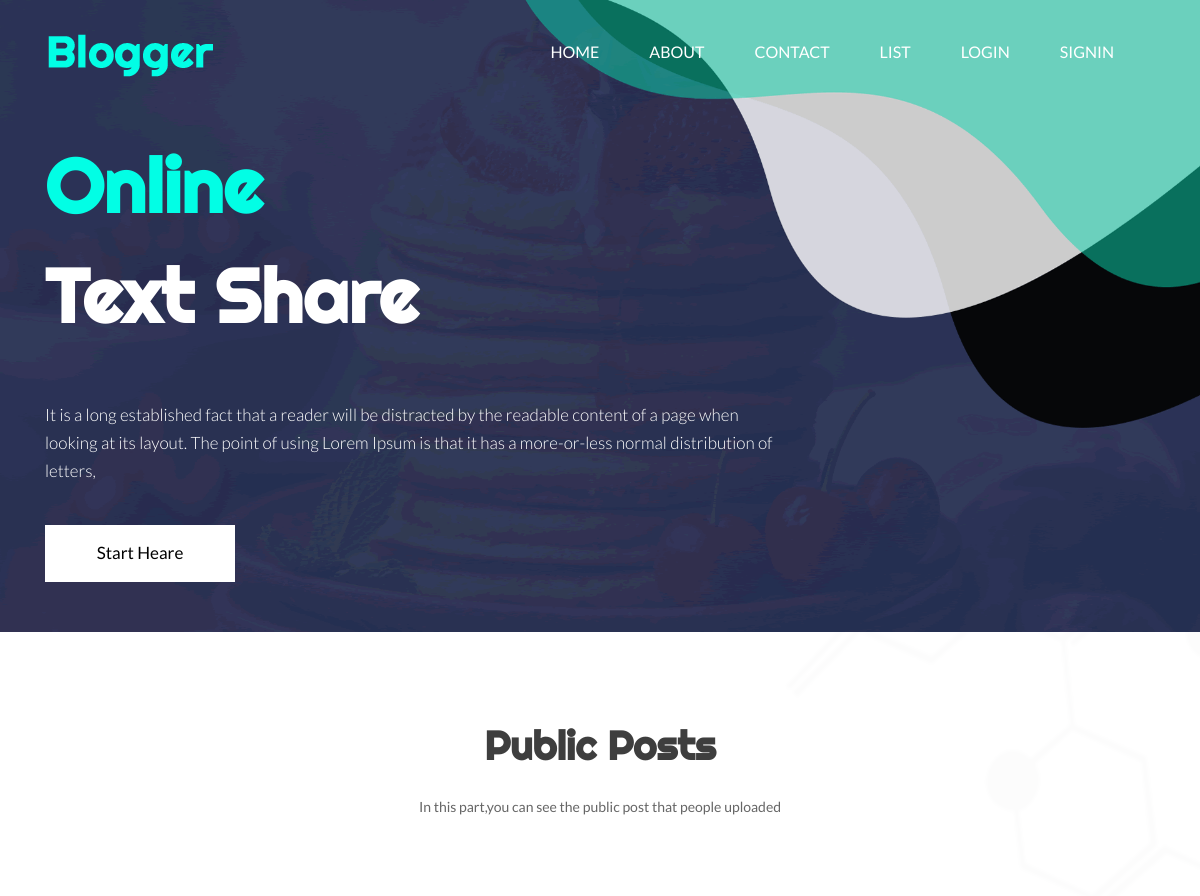
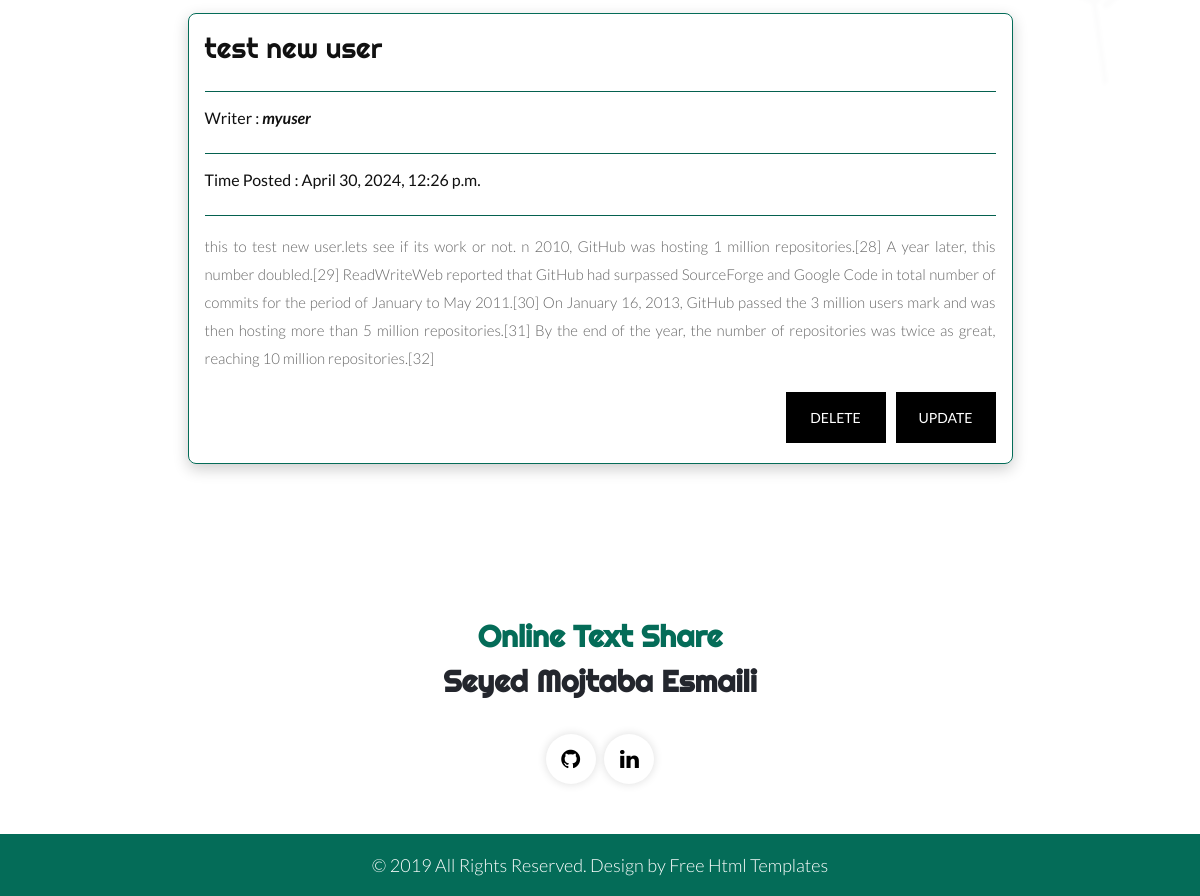
The app's page /post_detail/4 with its own data (2 pictures, top to bottom).
### posts/models.py (models this page shows, shortened)
class Post(models.Model):
    title = models.CharField(max_length=100)
    content = models.TextField()
    date_posted = models.DateTimeField(default=timezone.now)
    is_publick = models.BooleanField(default=False)
    user = models.ForeignKey(User,on_delete=models.CASCADE,null=True)
    class Meta:
        ordering = ['date_posted']

### posts/views.py (the view)
# urls.py: path('post_detail/<int:pk>',PostDetailview.as_view(),name='detail_post'),
class PostDetailview(DetailView):           # tempalte = > post_detail.html
    model = Post
    ordering = ['date_posted']

### posts/templates/posts/post_detail.html (shortened to what this page needs)
{% extends "posts/base.html" %}
{% block content %}
<section class="banner_main">
    <div class="container">
       <div class="row d_flex">
          <div class=" col-xl-8 col-lg-8 col-md-8 col-12-9">
             <div class="text-bg">
                <h1>Online<br> <span class="white1">Text Share</span></h1>
                <p>It is a long established fact that a reader will be distracted by the readable content of a page when looking at its layout. The point of using Lorem Ipsum is that it has a more-or-less normal distribution of letters,</p>
                <a href=' {% url "posts:signup" %} '>Start Heare</a>
             </div>
          </div>
       </div>
    </div>
 </section>
</div>
</header>
<div class="blog_main">
    <div class="container">
       <div class="row">
          <div class="col-md-12">
             <div class="titlepage">
                <h2>Public Posts</h2>
                <span>In this part,you can see the public post that people uploaded</span>
             </div>
          </div>
       </div>
        <div class='card-container'>
                  <div class='card-detail'>
                     <div class='card-content'>
                        <article>
                           <h3>{{post.title}}</h3>
                           <hr style="background:#046c58;">
                           <h4>Writer : <b><i>{{post.user.username}}</i></b></h4>
                           <hr style="background:#046c58;">
                           <h4>Time Posted : {{post.date_posted}}</h4>
                           <hr style="background:#046c58;">
                           <p>{{post.content}}</p>
                        </article>
                        <div class='post-btns'>
                            <a  href='/update_post/{{post.id}}'><button class='post-btn'>Update</button></a>
                            <a  href='/delete_post/{{post.id}}'><button class='post-btn-delete'>Delete</button></a>
                        </div>
                     </div>
                  </div>
         </div>
    </div>
</div>
{% endblock content %}

### posts/static/posts/css/style.css (style rules this page uses)
* { box-sizing: border-box !important; }
html { scroll-behavior: smooth; }
body { color: #666666; font-size: 14px; font-family: 'Lato', sans-serif; line-height: 1.80857; font-weight: normal; }
a { color: #1f1f1f; text-decoration: none !important; outline: none !important; -webkit-transition: all .3s ease-in-out; -moz-transition: all .3s ease-in-out; -ms-transition: all .3s ease-in-out; -o-transition: all .3s ease-in-out; transition: all .3s ease-in-out; }
h1, h2, h3, h4, h5, h6 { letter-spacing: 0; font-weight: normal; position: relative; padding: 0 0 10px 0; font-weight: normal; line-height: normal; color: #111111; margin: 0 }
h1 { font-size: 24px; font-family: 'Righteous', cursive; }
h2 { font-size: 22px; font-family: 'Righteous', cursive; }
h3 { font-size: 18px; font-family: 'Righteous', cursive; }
h4 { font-size: 16px }
*, *::after, *::before { -webkit-box-sizing: border-box; -moz-box-sizing: border-box; box-sizing: border-box; }
p { margin: 0px; font-weight: 300; font-size: 17px; line-height: 28px; }
a { color: #222222; text-decoration: none; outline: none !important; }
a, .btn { text-decoration: none !important; outline: none !important; -webkit-transition: all .3s ease-in-out; -moz-transition: all .3s ease-in-out; -ms-transition: all .3s ease-in-out; -o-transition: all .3s ease-in-out; transition: all .3s ease-in-out; }
button { border: 0; margin: 0; padding: 0; cursor: pointer; }
.main-layout { background-repeat: no-repeat; background: url(../images/body_bg.png); }
.banner_main { padding: 20px 0 50px 0; }
.text-bg { text-align: left; }
.text-bg h1 { color: #02fee5; font-size: 75px; line-height: 110px; font-weight: bold; }
.text-bg p { color: #fff; font-size: 17px; line-height: 28px; padding: 40px 0; }
.text-bg a { font-size: 17px; background-color: #fff; color: #000; padding: 13px 0px; width: 100%; max-width: 190px; text-align: center; display: inline-block; transition: ease-in all 0.5s; }
.white1 { color: #fff; }
.titlepage { text-align: center; padding-bottom: 60px; }
.titlepage h2 { font-size: 40px; color: #3e3e3e; line-height: 57px; font-weight: bold; padding: 0; padding-bottom: 20px; }
.d_flex { display: flex; align-items: center; flex-wrap: wrap; }
.blog_main { margin-top: 85px; margin-bottom: 50px; }
.card-container { display: flex; justify-content: center; flex-wrap: wrap; margin-top: 10px; }
.card-detail { width: 825px; border-radius: 8px; border: #046c58 solid 1px; overflow: hidden; box-shadow: 0px 5px 15px rgba(0,0,0,0.2); margin: 20px; }
.card-content { padding: 16px; }
.card-content h3 { font-size: 28px; margin-bottom: 8px; }
.card-content p { color: #666; font-size: 15px; text-align: justify; }
.card-content .post-btn { font-size: 14px; transition: ease-in all 0.5s; background-color: #000; text-transform: uppercase; color: #fff; padding: 13px 8px; float: right; display: block; margin-top: 20px; margin-bottom: 20px; margin-left: 5px; width: 100%; max-width: 100px; }
.card-content .post-btn-delete { font-size: 14px; transition: ease-in all 0.5s; background-color: #000; text-transform: uppercase; color: #fff; padding: 13px 8px; float: right; display: block; margin-top: 20px; margin-bottom: 20px; margin-right: 5px; width: 100%; max-width: 100px; }

### records on screen
Post: title "test new user", user.username "myuser", date_posted "April 30, 2024, 12:26 p.m.", content "this to test new user.lets see if its work or not. n 2010, GitHub was hosting 1 million repositories.[28] A year later, this number doubled.[29] ReadWriteWeb reported that GitHub had surpassed SourceForge and Google Code in total number of commits for the period of January to May 2011.[30] On January 16, 2013, GitHub passed the 3 million users mark and was then hosting more than 5 million repositories.[31] By the end of the year, the number of repositories was twice as great, reaching 10 million repositories.[32]"
